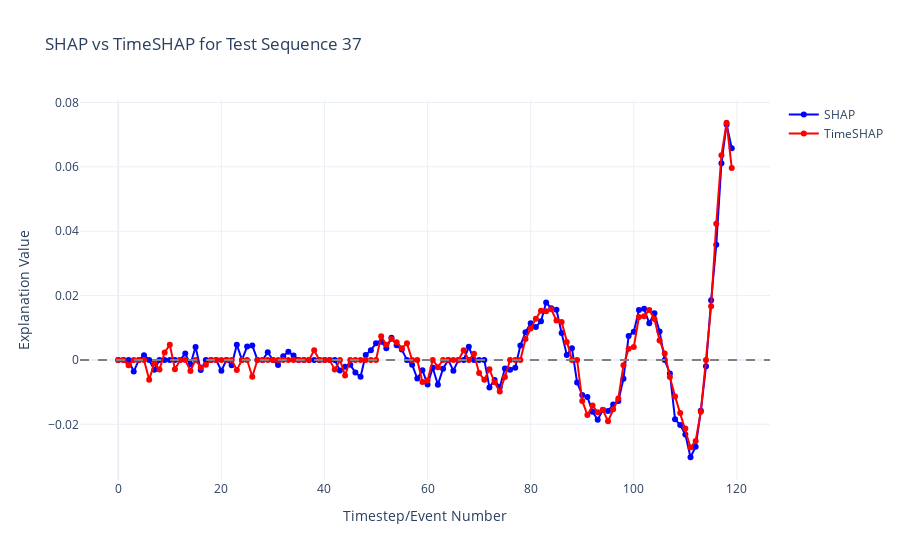
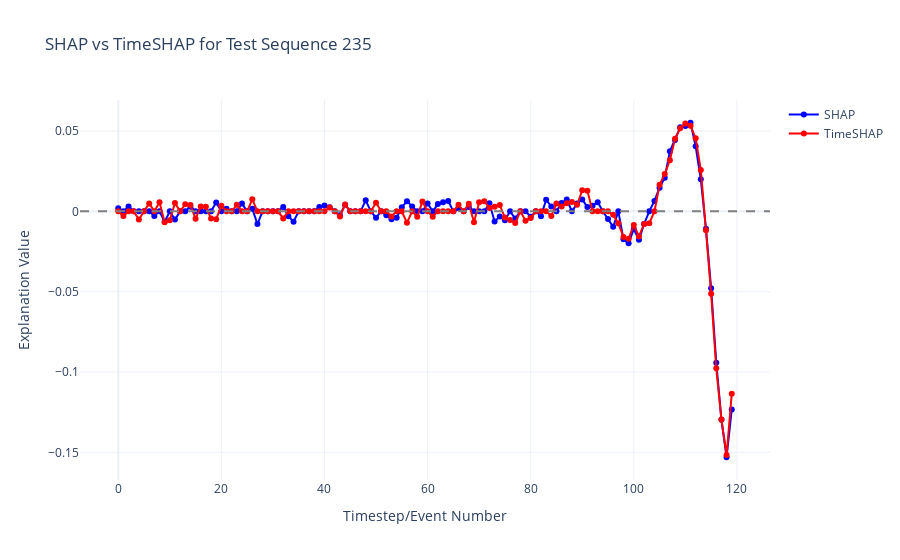
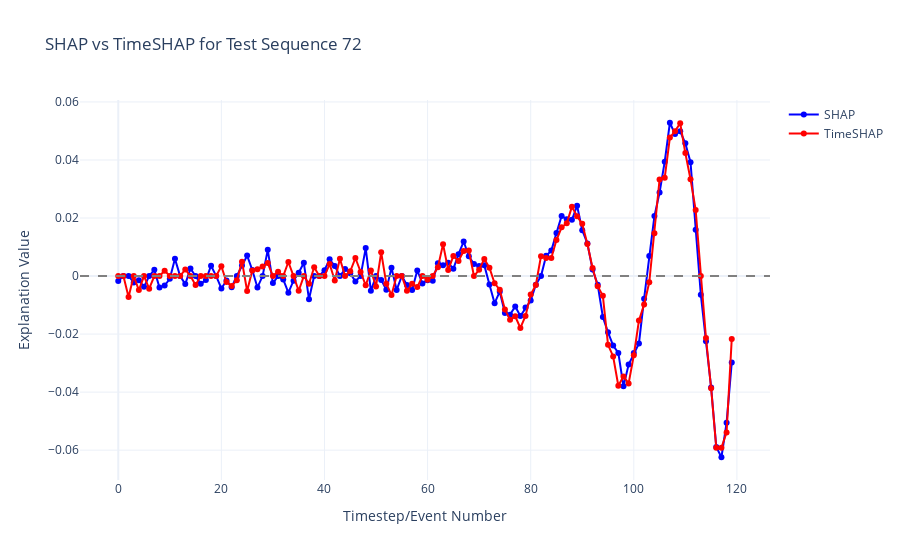
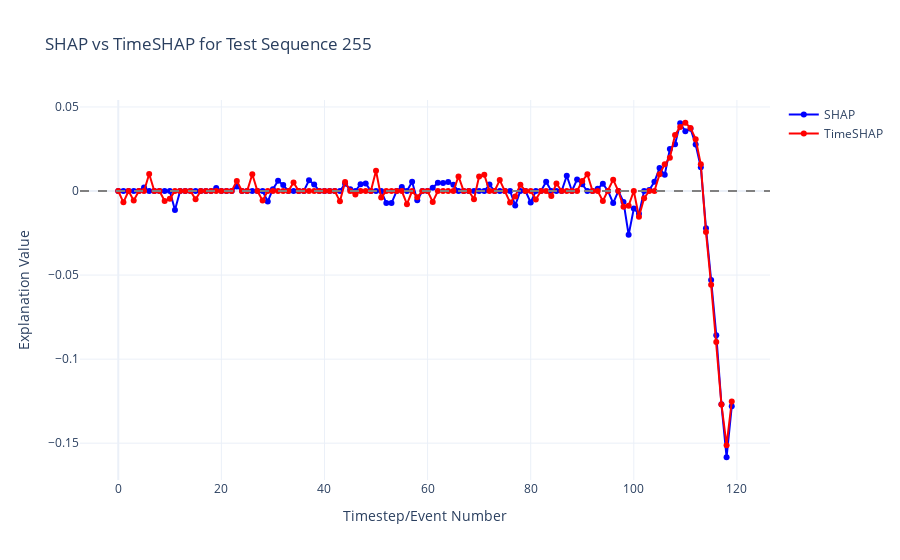

The cell these charts' notebook holds for them, in order:
### Code cell
for idx in seq_indices:
    # Prepare test sequence
    test_3d = X_test[idx:idx+1]  # Shape: (1, 120, 1)
    test_2d = test_3d.reshape(1, -1)  # Shape: (1, 120)
    
    # SHAP Computation
    explainer = shap.KernelExplainer(predict_wrapper, baseline_shap)
    shap_values = explainer.shap_values(test_2d, silent=True, nsamples=3000)
    shap_first = shap_values[0].flatten()  # Shape: (120,)
    
    # TimeSHAP Computation
    event_explanation = local_event_explainer(
        f,
        test_3d,
        baseline_timeshap,
        pruned_idx=0,
        nsamples=3000
    )
    
    # Compute correlation
    correlation, _ = pearsonr(shap_first, event_explanation["Shapley Value"])
    correlations.append(correlation)
    print(f"Correlation for sequence {idx}: {correlation:.4f}")
    
    # Optional: Plot for each sequence
    fig = go.Figure()
    fig.add_trace(go.Scatter(x=np.arange(120), y=shap_first, mode='lines+markers', name='SHAP',
                             line=dict(color='blue')))
    fig.add_trace(go.Scatter(x=event_explanation.index, y=event_explanation["Shapley Value"],
                             mode='lines+markers', name='TimeSHAP',
                             line=dict(color='red')))
    fig.update_layout(
        title=f"SHAP vs TimeSHAP for Test Sequence {idx}",
        xaxis_title="Timestep/Event Number",
        yaxis_title="Explanation Value",
        template="plotly_white"
    )
    fig.add_hline(y=0, line_dash="dash", line_color="gray")
    fig.show()

# Summarize correlations
print(f"\nMean Correlation: {np.mean(correlations):.4f}")
print(f"Median Correlation: {np.median(correlations):.4f}")
print(f"Min Correlation: {np.min(correlations):.4f}")
print(f"Max Correlation: {np.max(correlations):.4f}")
